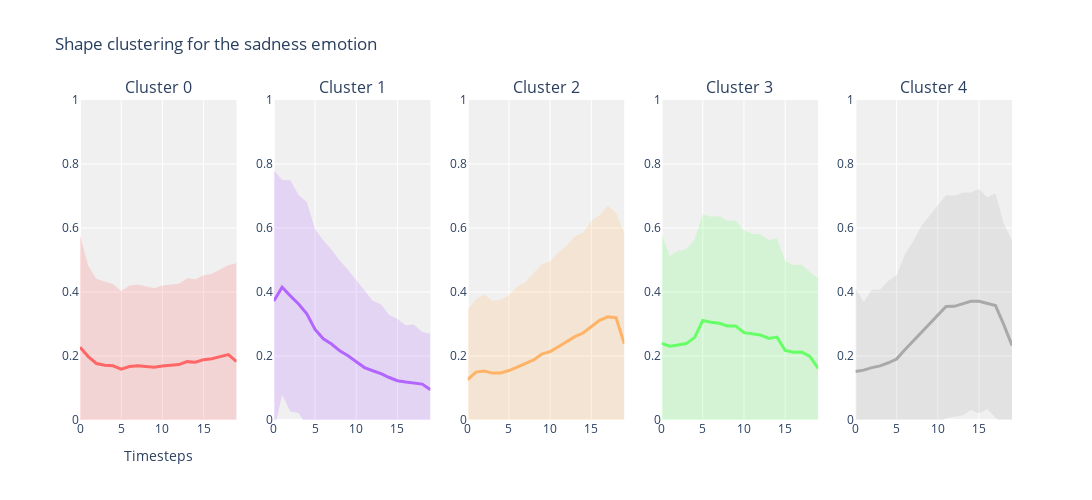
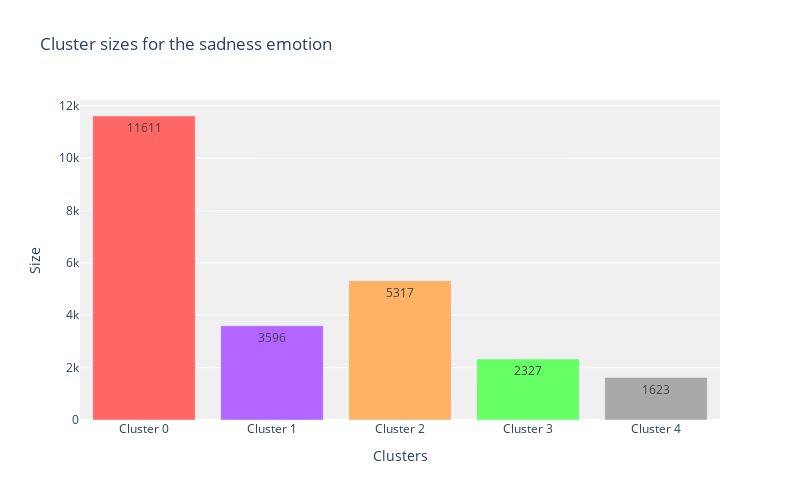

Notebook code for these charts, in order:
### Code cell
plot_cluster_evolution_plotly(X_sadness, y_sadness, 5, "Shape clustering for the sadness emotion", emotion="sadness", save=True)
plot_cluster_sizes([np.sum(y_sadness == i) for i in range(5)], 5, emotion="sadness", save=True)

### Figure 1 — Plotly figure (JSON) as saved in the notebook; plotly's stock layout.template omitted (floating-point values rounded to 4 significant figures)
{"data": [{"line": {"color": "#ff6666", "width": 3}, "mode": "lines", "name": "avg", "type": "scatter", "x": [0, 1, 2, 3, 4, 5, 6, 7, 8, 9, 10, 11, 12, 13, 14, 15, 16, 17, 18, 19], "xaxis": "x", "y": [0.2275, 0.1983, 0.1766, 0.1712, 0.1695, 0.159, 0.1672, 0.1697, 0.1674, 0.1652, 0.1684, 0.172, 0.1733, 0.1824, 0.1807, 0.1885, 0.1917, 0.1982, 0.2042, 0.1828], "yaxis": "y"}, {"fill": "toself", "fillcolor": "rgba(255, 102, 102, 0.2)", "hoverinfo": "skip", "line": {"color": "rgba(255,255,255,0)"}, "name": "std", "type": "scatter", "x": [0, 1, 2, 3, 4, 5, 6, 7, 8, 9, 10, 11, 12, 13, 14, 15, 16, 17, 18, 19, 19, 18, 17, 16, 15, 14, 13, 12, 11, 10, 9, 8, 7, 6, 5, 4, 3, 2, 1, 0], "xaxis": "x", "y": [0.577, 0.4821, 0.4405, 0.4318, 0.4253, 0.4032, 0.4203, 0.4231, 0.4182, 0.4116, 0.4204, 0.4233, 0.4257, 0.4428, 0.4396, 0.4523, 0.4574, 0.4703, 0.4842, 0.49, -0.1245, -0.07575, -0.07389, -0.07393, -0.07522, -0.07816, -0.07803, -0.07911, -0.07929, -0.08352, -0.08118, -0.08347, -0.08367, -0.08601, -0.08514, -0.08631, -0.08954, -0.08731, -0.08552, -0.122], "yaxis": "y"}, {"line": {"color": "#b266ff", "width": 3}, "mode": "lines", "name": "avg", "type": "scatter", "x": [0, 1, 2, 3, 4, 5, 6, 7, 8, 9, 10, 11, 12, 13, 14, 15, 16, 17, 18, 19], "xaxis": "x2", "y": [0.3718, 0.4147, 0.3878, 0.3624, 0.3318, 0.2829, 0.2537, 0.2374, 0.2162, 0.2009, 0.1819, 0.1638, 0.154, 0.1451, 0.1328, 0.1228, 0.1187, 0.1165, 0.1121, 0.09476], "yaxis": "y2"}, {"fill": "toself", "fillcolor": "rgba(178, 102, 255, 0.2)", "hoverinfo": "skip", "line": {"color": "rgba(255,255,255,0)"}, "name": "std", "type": "scatter", "x": [0, 1, 2, 3, 4, 5, 6, 7, 8, 9, 10, 11, 12, 13, 14, 15, 16, 17, 18, 19, 19, 18, 17, 16, 15, 14, 13, 12, 11, 10, 9, 8, 7, 6, 5, 4, 3, 2, 1, 0], "xaxis": "x2", "y": [0.7814, 0.7503, 0.749, 0.7029, 0.681, 0.596, 0.5618, 0.5317, 0.4974, 0.4698, 0.4372, 0.4035, 0.373, 0.3618, 0.328, 0.3156, 0.2962, 0.2986, 0.275, 0.2697, -0.08014, -0.05075, -0.06564, -0.05874, -0.07011, -0.06241, -0.07163, -0.06506, -0.07587, -0.07339, -0.06804, -0.06494, -0.05679, -0.05435, -0.03015, -0.01741, 0.02182, 0.02659, 0.07909, -0.03778], "yaxis": "y2"}, {"line": {"color": "#ffb266", "width": 3}, "mode": "lines", "name": "avg", "type": "scatter", "x": [0, 1, 2, 3, 4, 5, 6, 7, 8, 9, 10, 11, 12, 13, 14, 15, 16, 17, 18, 19], "xaxis": "x3", "y": [0.1261, 0.1496, 0.1533, 0.1465, 0.1468, 0.1545, 0.1654, 0.1767, 0.1877, 0.2061, 0.2136, 0.2292, 0.2445, 0.2604, 0.2717, 0.2913, 0.3112, 0.3224, 0.3195, 0.2382], "yaxis": "y3"}, {"fill": "toself", "fillcolor": "rgba(255, 178, 102, 0.2)", "hoverinfo": "skip", "line": {"color": "rgba(255,255,255,0)"}, "name": "std", "type": "scatter", "x": [0, 1, 2, 3, 4, 5, 6, 7, 8, 9, 10, 11, 12, 13, 14, 15, 16, 17, 18, 19, 19, 18, 17, 16, 15, 14, 13, 12, 11, 10, 9, 8, 7, 6, 5, 4, 3, 2, 1, 0], "xaxis": "x3", "y": [0.3454, 0.3762, 0.3927, 0.3718, 0.376, 0.3908, 0.4162, 0.4301, 0.4594, 0.4875, 0.4957, 0.5234, 0.5446, 0.5745, 0.5854, 0.6228, 0.6402, 0.67, 0.6467, 0.5837, -0.1074, -0.007686, -0.02508, -0.01773, -0.04024, -0.04203, -0.05374, -0.05565, -0.06507, -0.06839, -0.07537, -0.0841, -0.07671, -0.08528, -0.0817, -0.08234, -0.07881, -0.08622, -0.07707, -0.09319], "yaxis": "y3"}, {"line": {"color": "#66ff66", "width": 3}, "mode": "lines", "name": "avg", "type": "scatter", "x": [0, 1, 2, 3, 4, 5, 6, 7, 8, 9, 10, 11, 12, 13, 14, 15, 16, 17, 18, 19], "xaxis": "x4", "y": [0.2394, 0.2304, 0.2347, 0.2388, 0.2575, 0.3108, 0.3054, 0.3023, 0.2936, 0.2937, 0.2728, 0.2695, 0.2655, 0.2548, 0.259, 0.2174, 0.212, 0.2122, 0.1991, 0.1611], "yaxis": "y4"}, {"fill": "toself", "fillcolor": "rgba(102, 255, 102, 0.2)", "hoverinfo": "skip", "line": {"color": "rgba(255,255,255,0)"}, "name": "std", "type": "scatter", "x": [0, 1, 2, 3, 4, 5, 6, 7, 8, 9, 10, 11, 12, 13, 14, 15, 16, 17, 18, 19, 19, 18, 17, 16, 15, 14, 13, 12, 11, 10, 9, 8, 7, 6, 5, 4, 3, 2, 1, 0], "xaxis": "x4", "y": [0.5796, 0.5129, 0.528, 0.5341, 0.5644, 0.6437, 0.6355, 0.6364, 0.6238, 0.623, 0.5933, 0.5822, 0.5807, 0.5623, 0.5675, 0.498, 0.4844, 0.4861, 0.4621, 0.4434, -0.1212, -0.0639, -0.06172, -0.06039, -0.06312, -0.04956, -0.05267, -0.04963, -0.04309, -0.04767, -0.03566, -0.03653, -0.03173, -0.02481, -0.02206, -0.04948, -0.05659, -0.05874, -0.05217, -0.1008], "yaxis": "y4"}, {"line": {"color": "#a9a9a9", "width": 3}, "mode": "lines", "name": "avg", "type": "scatter", "x": [0, 1, 2, 3, 4, 5, 6, 7, 8, 9, 10, 11, 12, 13, 14, 15, 16, 17, 18, 19], "xaxis": "x5", "y": [0.1519, 0.1558, 0.1638, 0.1691, 0.1789, 0.1904, 0.2199, 0.2467, 0.2727, 0.3019, 0.3267, 0.3548, 0.3552, 0.3622, 0.3708, 0.3711, 0.3645, 0.3576, 0.2982, 0.2329], "yaxis": "y5"}, {"fill": "toself", "fillcolor": "rgba(169, 169, 169, 0.2)", "hoverinfo": "skip", "line": {"color": "rgba(255,255,255,0)"}, "name": "std", "type": "scatter", "x": [0, 1, 2, 3, 4, 5, 6, 7, 8, 9, 10, 11, 12, 13, 14, 15, 16, 17, 18, 19, 19, 18, 17, 16, 15, 14, 13, 12, 11, 10, 9, 8, 7, 6, 5, 4, 3, 2, 1, 0], "xaxis": "x5", "y": [0.4124, 0.3687, 0.4068, 0.4079, 0.435, 0.452, 0.5174, 0.5585, 0.6061, 0.6383, 0.6689, 0.7031, 0.7007, 0.7106, 0.7107, 0.7217, 0.6957, 0.7078, 0.6132, 0.561, -0.09518, -0.01693, 0.007457, 0.03331, 0.02041, 0.03094, 0.01375, 0.009752, 0.006419, -0.01548, -0.03448, -0.06065, -0.065, -0.07767, -0.07132, -0.07727, -0.06956, -0.07923, -0.05712, -0.1087], "yaxis": "y5"}], "layout": {"annotations": [{"font": {"size": 16}, "showarrow": false, "text": "Cluster 0", "x": 0.084, "xanchor": "center", "xref": "paper", "y": 1, "yanchor": "bottom", "yref": "paper"}, {"font": {"size": 16}, "showarrow": false, "text": "Cluster 1", "x": 0.292, "xanchor": "center", "xref": "paper", "y": 1, "yanchor": "bottom", "yref": "paper"}, {"font": {"size": 16}, "showarrow": false, "text": "Cluster 2", "x": 0.5, "xanchor": "center", "xref": "paper", "y": 1, "yanchor": "bottom", "yref": "paper"}, {"font": {"size": 16}, "showarrow": false, "text": "Cluster 3", "x": 0.708, "xanchor": "center", "xref": "paper", "y": 1, "yanchor": "bottom", "yref": "paper"}, {"font": {"size": 16}, "showarrow": false, "text": "Cluster 4", "x": 0.916, "xanchor": "center", "xref": "paper", "y": 1, "yanchor": "bottom", "yref": "paper"}], "height": 500, "plot_bgcolor": "rgba(240,240,240,1)", "showlegend": false, "title": {"text": "Shape clustering for the sadness emotion"}, "width": 2000, "xaxis": {"anchor": "y", "domain": [0, 0.168], "title": {"text": "Timesteps"}}, "xaxis2": {"anchor": "y2", "domain": [0.208, 0.376]}, "xaxis3": {"anchor": "y3", "domain": [0.416, 0.584]}, "xaxis4": {"anchor": "y4", "domain": [0.624, 0.792]}, "xaxis5": {"anchor": "y5", "domain": [0.832, 1]}, "yaxis": {"anchor": "x", "domain": [0, 1], "range": [0, 1]}, "yaxis2": {"anchor": "x2", "domain": [0, 1], "range": [0, 1]}, "yaxis3": {"anchor": "x3", "domain": [0, 1], "range": [0, 1]}, "yaxis4": {"anchor": "x4", "domain": [0, 1], "range": [0, 1]}, "yaxis5": {"anchor": "x5", "domain": [0, 1], "range": [0, 1]}}}

### Figure 2 — Plotly figure (JSON) as saved in the notebook; plotly's stock layout.template omitted (floating-point values rounded to 4 significant figures)
{"data": [{"marker": {"color": ["#ff6666", "#b266ff", "#ffb266", "#66ff66", "#a9a9a9"]}, "text": ["11611", "3596", "5317", "2327", "1623"], "textposition": "auto", "type": "bar", "x": ["Cluster 0", "Cluster 1", "Cluster 2", "Cluster 3", "Cluster 4"], "y": [11611, 3596, 5317, 2327, 1623]}], "layout": {"height": 500, "plot_bgcolor": "rgba(240, 240, 240, 1)", "title": {"text": "Cluster sizes for the sadness emotion"}, "width": 800, "xaxis": {"title": {"text": "Clusters"}}, "yaxis": {"title": {"text": "Size"}}}}
